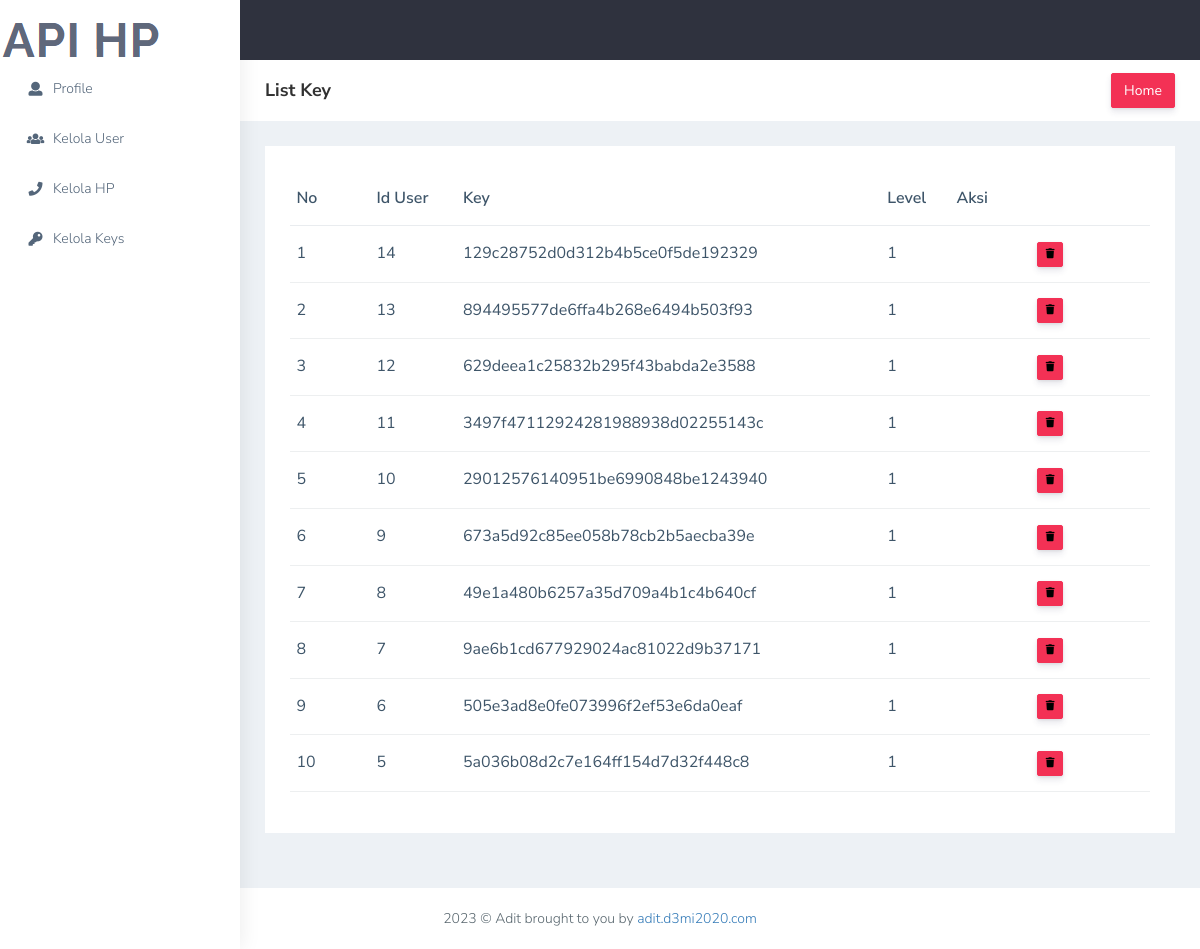
Screenshot of /index.php/key with the database file from the repository.
### tables this page shows
CREATE TABLE `keys` (
  `id` int(11) NOT NULL,
  `user_id` int(11) NOT NULL,
  `key` varchar(40) NOT NULL,
  `level` int(2) NOT NULL,
  `ignore_limits` tinyint(1) NOT NULL DEFAULT 0,
  `is_private_key` tinyint(1) NOT NULL DEFAULT 0,
  `ip_addresses` text DEFAULT NULL,
  `date_created` int(11) NOT NULL
);

### application/controllers/Key.php (called while the page is built, shortened)
<?php
class Key extends CI_Controller
{
    function __construct()
    {
        $this->load->model('MKeys');
    }
    public function index()
    {
        $q = urldecode($this->input->get('q', TRUE));
        $start = intval($this->input->get('start'));
        if ($q <> '') {
            $config['base_url'] = base_url() . 'index.php/key/?q=' . urlencode($q);
            $config['first_url'] = base_url() . 'index.php/key/?q=' . urlencode($q);
        } else {
            $config['base_url'] = base_url() . 'index.php/key/';
            $config['first_url'] = base_url() . 'index.php/key/';
        }
        $config['per_page'] = 10;
        $config['page_query_string'] = TRUE;
        $config['total_rows'] = $this->MKeys->total_rows($q);
        $user = $this->MKeys->get_limit_data($config['per_page'], $start, $q);
        $this->load->library('pagination');
        $this->pagination->initialize($config);
        $data = array(
            'user_data' => $user,
            'q' => $q,
            'pagination' => $this->pagination->create_links(),
            'total_rows' => $config['total_rows'],
            'start' => $start,
        );
        $data['page'] = 'key/list_key';
        $this->load->view('admin', $data);
    }
}

### index.php (called while the page is built, shortened)
<?php
require_once BASEPATH.'core/CodeIgniter.php';

### application/config/config.php (called while the page is built, shortened)
<?php
$config['base_url'] = '';
$config['index_page'] = 'index.php';
$config['uri_protocol']    = 'REQUEST_URI';
$config['url_suffix'] = '';
$config['language']    = 'english';
$config['charset'] = 'UTF-8';
$config['enable_hooks'] = FALSE;
$config['subclass_prefix'] = 'MY_';
$config['composer_autoload'] = 'vendor/autoload.php';
$config['permitted_uri_chars'] = 'a-z 0-9~%.:_\-';
$config['enable_query_strings'] = FALSE;
$config['controller_trigger'] = 'c';
$config['function_trigger'] = 'm';
$config['directory_trigger'] = 'd';
$config['allow_get_array'] = TRUE;
$config['log_threshold'] = 0;
$config['log_path'] = '';
$config['log_file_extension'] = '';
$config['log_file_permissions'] = 0644;
$config['log_date_format'] = 'Y-m-d H:i:s';
$config['error_views_path'] = '';
$config['cache_path'] = '';
$config['cache_query_string'] = FALSE;
$config['encryption_key'] = '';
$config['sess_driver'] = 'files';
$config['sess_cookie_name'] = 'ci_session';
$config['sess_samesite'] = 'Lax';
$config['sess_expiration'] = 7200;
$config['sess_save_path'] = NULL;
$config['sess_match_ip'] = FALSE;
$config['sess_time_to_update'] = 300;
$config['sess_regenerate_destroy'] = FALSE;
$config['cookie_prefix']    = '';
$config['cookie_domain']    = '';
$config['cookie_path']        = '/';
$config['cookie_secure']    = FALSE;
$config['cookie_httponly']     = FALSE;
$config['cookie_samesite']     = 'Lax';
$config['standardize_newlines'] = FALSE;
$config['global_xss_filtering'] = FALSE;
$config['csrf_protection'] = FALSE;
$config['csrf_token_name'] = 'csrf_test_name';
$config['csrf_cookie_name'] = 'csrf_cookie_name';
$config['csrf_expire'] = 7200;
$config['csrf_regenerate'] = TRUE;
$config['csrf_exclude_uris'] = array();
$config['compress_output'] = FALSE;
$config['time_reference'] = 'local';
$config['rewrite_short_tags'] = FALSE;
$config['proxy_ips'] = '';

### application/models/MKeys.php (called while the page is built, shortened)
<?php
class MKeys extends CI_Model
{
    public $table = 'keys';
    public $id ='id';
    public $order = 'DESC';
    function total_rows()
    {
        $this->db->from($this->table);
        return $this->db->count_all_results();
    }
    function get_limit_data($limit, $start = 0, $q = NULL) {
        $this->db->order_by($this->id, $this->order);
        $this->db->like('id', $q);
    $this->db->or_like('user_id', $q);
	$this->db->or_like('key', $q);
	$this->db->or_like('level', $q);
	$this->db->limit($limit, $start);
        return $this->db->get($this->table)->result();
    }
}

### application/views/key/list_key.php (the view, shortened to what this page needs)
<!DOCTYPE html>
<html dir="ltr" lang="en">
<head>
   <link href="css/style.min.css" rel="stylesheet">
</head>
<body>
        <div class="page-wrapper">
            <div class="page-breadcrumb bg-white">
                <div class="row align-items-center">
                    <div class="col-lg-3 col-md-4 col-sm-4 col-xs-12">
                        <h4 class="page-title">List Key</h4>
                    </div>
                    <div class="col-lg-9 col-sm-8 col-md-8 col-xs-12">
                        <div class="d-md-flex">
                            <a href="<?php echo site_url()?>/Dashboard"
                                class="btn btn-danger  d-none d-md-block pull-right ms-3 hidden-xs hidden-sm waves-effect waves-light text-white">Home</a>
                        </div>
                    </div>
                </div>
            </div>
            <div class="container-fluid">
                <div class="row">
                    <div class="col-sm-12">
                        <div class="white-box">
                            <div class="table-responsive">
                                <table class="table text-nowrap">
                                    <thead>
                                        <tr>
                                            <th class="border-top-0">No</th>
                                            <th class="border-top-0">Id User</th>
                                            <th class="border-top-0">Key</th>
                                            <th class="border-top-0">Level</th>
                                            <th class="border-top-0">Aksi
                                            </th>
                                        </tr>
                                    </thead>
                                    <tbody>
                                        <tr>
                                            <?php
            foreach ($user_data as $user)
            {
                ?>
                <td width="80px"><?php echo ++$start ?></td>
                <td><?php echo $user->user_id ?></td>
                <td><?php echo $user->key ?></td>
                <td><?php echo $user->level ?></td>
                <td style="text-align:center" width="200px">
                    <?php
                    echo anchor(site_url('Key/delete/'.$user->id),'<i class="fa fa-trash"></i>', 'class="btn btn-xs btn-danger"  data-toggle="tooltip" title="Delete"','onclick="javasciprt: return confirm(\'Apakah Anda Yakin ?\')"');
                    ?>
                </td>
                                        </tr>
                                        <?php
            }
            ?>
                                    </tbody>
                                </table>
                            </div>
                        </div>
                    </div>
                </div>
            </div>
        </div>
    </div>
</body>
</html>

### application/views/admin.php (shortened to what this page needs)
<!DOCTYPE html>
<html dir="ltr" lang="en">
<head>
   <link href="<?php echo base_url()?>assetU/css/style.min.css" rel="stylesheet">
</head>
<body>
    <div id="main-wrapper" data-layout="vertical" data-navbarbg="skin5" data-sidebartype="full"
        data-sidebar-position="absolute" data-header-position="absolute" data-boxed-layout="full">
        <header class="topbar" data-navbarbg="skin5">
            <nav class="navbar top-navbar navbar-expand-md navbar-dark">
                <div class="navbar-header" data-logobg="skin6">
                        <span class="logo-text">
                            <img src="<?php echo base_url()?>assetU/plugins/images/1.png" alt="homepage" />
                        </span>
                </div>
            </nav>
        </header>
        <aside class="left-sidebar" data-sidebarbg="skin6">
            <div class="scroll-sidebar">
                <nav class="sidebar-nav">
                    <ul id="sidebarnav">
                        <li class="sidebar-item">
                            <a class="sidebar-link waves-effect waves-dark sidebar-link" href="<?php echo site_url()?>/Admin"
                                aria-expanded="false">
                                <i class="fa fa-user" aria-hidden="true"></i>
                                <span class="hide-menu">Profile</span>
                            </a>
                        </li>
                        <li class="sidebar-item">
                            <a class="sidebar-link waves-effect waves-dark sidebar-link" href="<?php echo site_url()?>/User"
                                aria-expanded="false">
                                <i class="fa fa-users" aria-hidden="true"></i>
                                <span class="hide-menu">Kelola User</span>
                            </a>
                        </li>
                        <li class="sidebar-item">
                            <a class="sidebar-link waves-effect waves-dark sidebar-link" href="<?php echo site_url()?>/KHp"
                                aria-expanded="false">
                                <i class="fa fa-phone" aria-hidden="true"></i>
                                <span class="hide-menu">Kelola HP</span>
                            </a>
                        </li>
                        <li class="sidebar-item">
                            <a class="sidebar-link waves-effect waves-dark sidebar-link" href="<?php echo site_url()?>/Key"
                                aria-expanded="false">
                                <i class="fa fa-key" aria-hidden="true"></i>
                                <span class="hide-menu">Kelola Keys</span>
                            </a>
                        </li>
                    </ul>
                </nav>
            </div>
        </aside>
        <section class="content">
        <?php $this->load->view($page);?>
            <footer class="footer text-center"> 2023 © Adit brought to you by <a
                    href="https://adit.d3mi2020.com">adit.d3mi2020.com</a>
            </footer>
</body>
</html>

### rows the page displays
keys: user "14", key "129c28752d0d312b4b5ce0f5de192329", level "1"
keys: user "13", key "894495577de6ffa4b268e6494b503f93", level "1"
keys: user "12", key "629deea1c25832b295f43babda2e3588", level "1"
keys: user "11", key "3497f47112924281988938d02255143c", level "1"
keys: user "10", key "29012576140951be6990848be1243940", level "1"
keys: user "9", key "673a5d92c85ee058b78cb2b5aecba39e", level "1"
keys: user "8", key "49e1a480b6257a35d709a4b1c4b640cf", level "1"
keys: user "7", key "9ae6b1cd677929024ac81022d9b37171", level "1"
keys: user "6", key "505e3ad8e0fe073996f2ef53e6da0eaf", level "1"
keys: user "5", key "5a036b08d2c7e164ff154d7d32f448c8", level "1"
